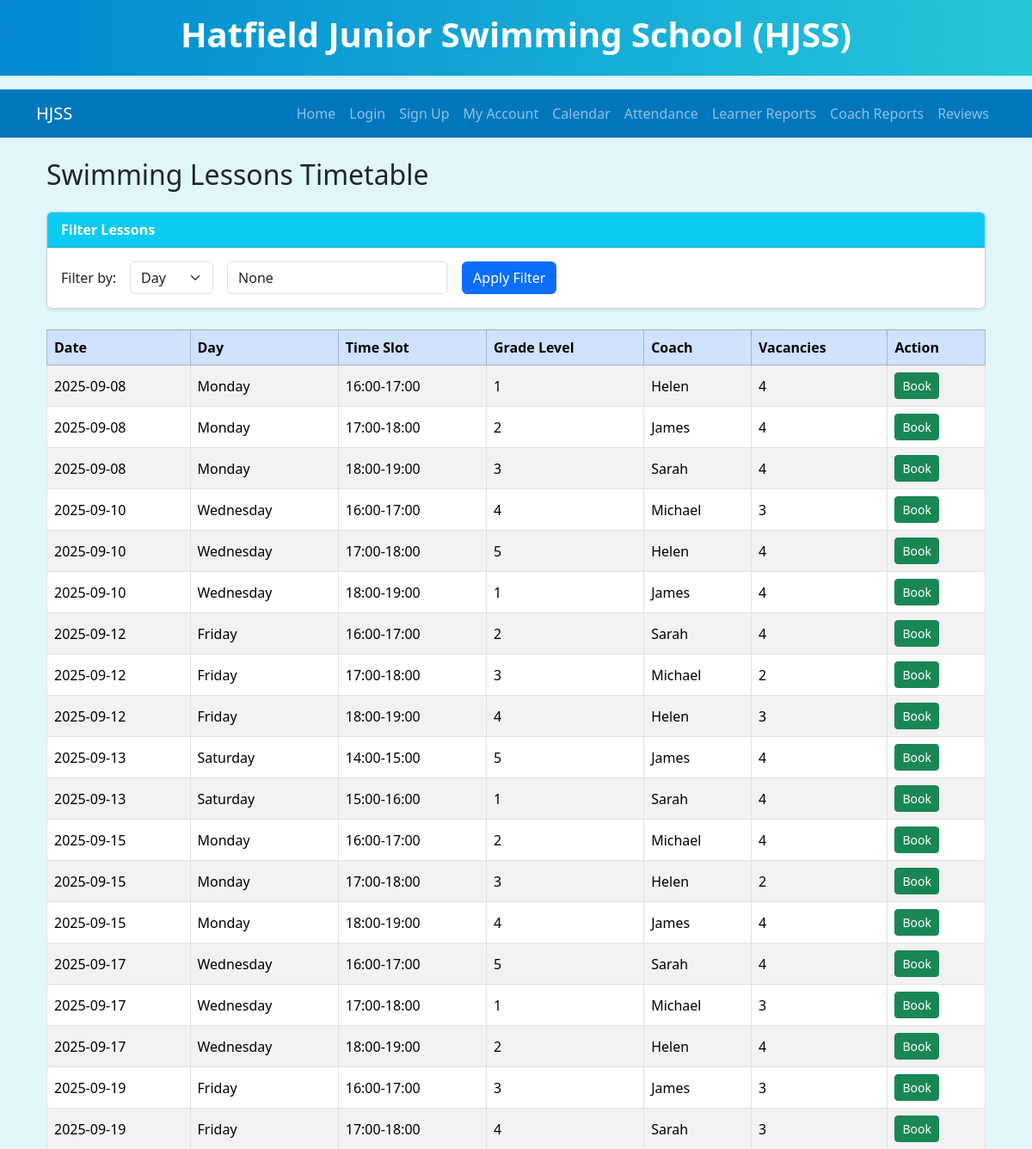
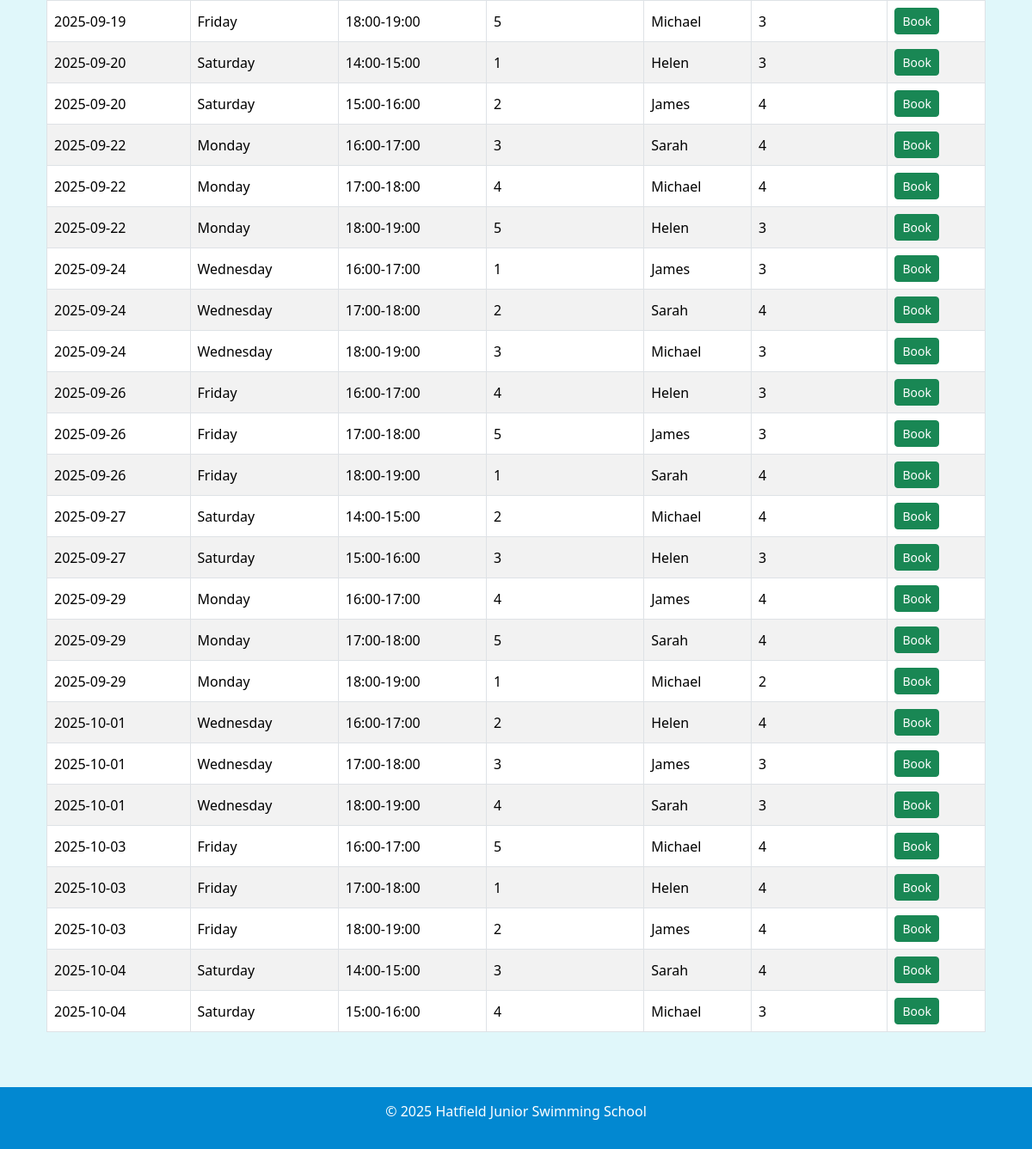
/calendar, run on the app's committed database (2 pictures, top to bottom).
### models.py (models this page shows, shortened)
class Lesson(db.Model):
    id = db.Column(db.Integer, primary_key=True)
    date = db.Column(db.Date, nullable=False)
    day_of_week = db.Column(db.String(10), nullable=False)
    time_slot = db.Column(db.String(10), nullable=False)
    grade_level = db.Column(db.Integer, nullable=False)
    max_capacity = db.Column(db.Integer, default=4)
    coach_id = db.Column(db.Integer, db.ForeignKey('coach.id'), nullable=False)
    coach = db.relationship('Coach', back_populates='lessons')
    bookings = db.relationship('Booking', back_populates='lesson', cascade="all, delete-orphan")
    reviews = db.relationship('Review', back_populates='lesson', cascade="all, delete-orphan")

class Coach(db.Model):
    id = db.Column(db.Integer, primary_key=True)
    name = db.Column(db.String(100), nullable=False)
    lessons = db.relationship('Lesson', back_populates='coach')

### main.py (the view)
@app.route("/calendar")
def calendar():
    filter_type = request.args.get("filter_type")
    filter_value = request.args.get("filter_value")
    query = Lesson.query
    if filter_type == "day" and filter_value:
        query = query.filter_by(day_of_week=filter_value)
    elif filter_type == "grade" and filter_value.isdigit():
        query = query.filter_by(grade_level=int(filter_value))
    elif filter_type == "coach" and filter_value:
        query = query.join(Lesson.coach).filter(Coach.name == filter_value)
    lessons = query.all()
    return render_template(
        "calendar.html",
        lessons=lessons,
        filter_type=filter_type,
        filter_value=filter_value
    )

### templates/calendar.html (shortened to what this page needs)
{% extends "base.html" %}
{% block content %}
<div class="container">
    <h2 class="text-3xl font-bold text-blue-700 mb-4">Swimming Lessons Timetable</h2>
    <div class="card mb-4 shadow-sm">
        <div class="card-header bg-info text-white fw-bold">
            Filter Lessons
        </div>
        <div class="card-body">
            <form method="GET" action="{{ url_for('calendar') }}" class="row g-3 align-items-center">
                <div class="col-auto">
                    <label for="filter_type" class="col-form-label">Filter by:</label>
                </div>
                <div class="col-auto">
                    <select name="filter_type" id="filter_type" class="form-select" required>
                        <option value="day" {% if filter_type == 'day' %}selected{% endif %}>Day</option>
                    </select>
                </div>
                <div class="col-auto">
                    <input type="text" name="filter_value" class="form-control" value="{{ filter_value|default('') }}" placeholder="Enter filter value">
                </div>
                <div class="col-auto">
                    <button type="submit" class="btn btn-primary">Apply Filter</button>
                </div>
            </form>
        </div>
    </div>
    {% if lessons %}
    <div class="table-responsive">
        <table class="table table-striped table-bordered align-middle">
            <thead class="table-primary">
                <tr>
                    <th>Date</th>
                    <th>Day</th>
                    <th>Time Slot</th>
                    <th>Grade Level</th>
                    <th>Coach</th>
                    <th>Vacancies</th>
                    <th>Action</th>
                </tr>
            </thead>
            <tbody>
                {% for lesson in lessons %}
                <tr>
                    <td>{{ lesson.date }}</td>
                    <td>{{ lesson.day_of_week }}</td>
                    <td>{{ lesson.time_slot }}</td>
                    <td>{{ lesson.grade_level }}</td>
                    <td>{{ lesson.coach.name }}</td>
                    <td>{{ lesson.max_capacity - lesson.bookings|length }}</td>
                    <td>
                        {% if lesson.max_capacity - lesson.bookings|length > 0 %}
                        <form method="POST" action="{{ url_for('book_lesson', lesson_id=lesson.id) }}">
                            <button type="submit" class="btn btn-sm btn-success">Book</button>
                        </form>
                        {% else %}
                            <span class="badge bg-danger">Full</span>
                        {% endif %}
                    </td>
                </tr>
                {% endfor %}
            </tbody>
        </table>
    </div>
    {% else %}
    <p class="text-blue-700">No lessons available for the selected filter.</p>
    {% endif %}
</div>
{% endblock %}

### templates/base.html (shortened to what this page needs)
<!DOCTYPE html>
<html lang="en">
<head>
    <link href="https://cdn.jsdelivr.net/npm/bootstrap@5.3.2/dist/css/bootstrap.min.css" rel="stylesheet">
</head>
<body>
    <header class="mb-3">
        <h1>Hatfield Junior Swimming School (HJSS)</h1>
    </header>
    <nav class="navbar navbar-expand-lg navbar-dark navbar-custom mb-4">
        <div class="container">
            <a class="navbar-brand" href="{{ url_for('home') }}">HJSS</a>
            <div class="collapse navbar-collapse" id="navbarNav">
                <ul class="navbar-nav ms-auto">
                    <li class="nav-item"><a class="nav-link" href="{{ url_for('home') }}">Home</a></li>
                    <li class="nav-item"><a class="nav-link" href="{{ url_for('login') }}">Login</a></li>
                    <li class="nav-item"><a class="nav-link" href="{{ url_for('signup') }}">Sign Up</a></li>
                    <li class="nav-item"><a class="nav-link" href="{{ url_for('account') }}">My Account</a></li>
                    <li class="nav-item"><a class="nav-link" href="{{ url_for('calendar') }}">Calendar</a></li>
                    <li class="nav-item"><a class="nav-link" href="{{ url_for('attendance') }}">Attendance</a></li>
                    <li class="nav-item"><a class="nav-link" href="{{ url_for('learner_report') }}">Learner Reports</a></li>
                    <li class="nav-item"><a class="nav-link" href="{{ url_for('coach_report') }}">Coach Reports</a></li>
                    <li class="nav-item"><a class="nav-link" href="{{ url_for('lesson_reviews') }}">Reviews</a></li>
                </ul>
            </div>
        </div>
    </nav>
    <main class="container mb-5">
        {% block content %}
        {% endblock %}
    </main>
    <footer>
        <p>&copy; 2025 Hatfield Junior Swimming School</p>
    </footer>
</body>
</html>

### templates/base.html (style rules this page uses)
body { background: #e0f7fa; }
header { background: linear-gradient(90deg, #0288d1, #26c6da); color: white; padding: 1rem 0; }
header h1 { font-weight: bold; text-align: center; }
.navbar-custom { background-color: #0277bd; }
footer { background-color: #0288d1; color: white; padding: 1rem 0; text-align: center; }

### data on the page
Lesson: date "2025-09-08", day_of_week "Monday", time_slot "16:00-17:00", grade_level "1", coach.name "Helen", max_capacity "4"
Lesson: date "2025-09-08", day_of_week "Monday", time_slot "17:00-18:00", grade_level "2", coach.name "James", max_capacity "4"
Lesson: date "2025-09-08", day_of_week "Monday", time_slot "18:00-19:00", grade_level "3", coach.name "Sarah", max_capacity "4"
Lesson: date "2025-09-10", day_of_week "Wednesday", time_slot "16:00-17:00", grade_level "4", coach.name "Michael", max_capacity "3"
Lesson: date "2025-09-10", day_of_week "Wednesday", time_slot "17:00-18:00", grade_level "5", coach.name "Helen", max_capacity "4"
Lesson: date "2025-09-10", day_of_week "Wednesday", time_slot "18:00-19:00", grade_level "1", coach.name "James", max_capacity "4"
Lesson: date "2025-09-12", day_of_week "Friday", time_slot "16:00-17:00", grade_level "2", coach.name "Sarah", max_capacity "4"
Lesson: date "2025-09-12", day_of_week "Friday", time_slot "17:00-18:00", grade_level "3", coach.name "Michael", max_capacity "2"
Lesson: date "2025-09-12", day_of_week "Friday", time_slot "18:00-19:00", grade_level "4", coach.name "Helen", max_capacity "3"
Lesson: date "2025-09-13", day_of_week "Saturday", time_slot "14:00-15:00", grade_level "5", coach.name "James", max_capacity "4"
Lesson: date "2025-09-13", day_of_week "Saturday", time_slot "15:00-16:00", grade_level "1", coach.name "Sarah", max_capacity "4"
Lesson: date "2025-09-15", day_of_week "Monday", time_slot "16:00-17:00", grade_level "2", coach.name "Michael", max_capacity "4"
Lesson: date "2025-09-15", day_of_week "Monday", time_slot "17:00-18:00", grade_level "3", coach.name "Helen", max_capacity "2"
Lesson: date "2025-09-15", day_of_week "Monday", time_slot "18:00-19:00", grade_level "4", coach.name "James", max_capacity "4"
Lesson: date "2025-09-17", day_of_week "Wednesday", time_slot "16:00-17:00", grade_level "5", coach.name "Sarah", max_capacity "4"
Lesson: date "2025-09-17", day_of_week "Wednesday", time_slot "17:00-18:00", grade_level "1", coach.name "Michael", max_capacity "3"
Lesson: date "2025-09-17", day_of_week "Wednesday", time_slot "18:00-19:00", grade_level "2", coach.name "Helen", max_capacity "4"
Lesson: date "2025-09-19", day_of_week "Friday", time_slot "16:00-17:00", grade_level "3", coach.name "James", max_capacity "3"
Lesson: date "2025-09-19", day_of_week "Friday", time_slot "17:00-18:00", grade_level "4", coach.name "Sarah", max_capacity "3"
Lesson: date "2025-09-19", day_of_week "Friday", time_slot "18:00-19:00", grade_level "5", coach.name "Michael", max_capacity "3"
Lesson: date "2025-09-20", day_of_week "Saturday", time_slot "14:00-15:00", grade_level "1", coach.name "Helen", max_capacity "3"
Lesson: date "2025-09-20", day_of_week "Saturday", time_slot "15:00-16:00", grade_level "2", coach.name "James", max_capacity "4"
Lesson: date "2025-09-22", day_of_week "Monday", time_slot "16:00-17:00", grade_level "3", coach.name "Sarah", max_capacity "4"
Lesson: date "2025-09-22", day_of_week "Monday", time_slot "17:00-18:00", grade_level "4", coach.name "Michael", max_capacity "4"
Lesson: date "2025-09-22", day_of_week "Monday", time_slot "18:00-19:00", grade_level "5", coach.name "Helen", max_capacity "3"
Lesson: date "2025-09-24", day_of_week "Wednesday", time_slot "16:00-17:00", grade_level "1", coach.name "James", max_capacity "3"
Lesson: date "2025-09-24", day_of_week "Wednesday", time_slot "17:00-18:00", grade_level "2", coach.name "Sarah", max_capacity "4"
Lesson: date "2025-09-24", day_of_week "Wednesday", time_slot "18:00-19:00", grade_level "3", coach.name "Michael", max_capacity "3"
Lesson: date "2025-09-26", day_of_week "Friday", time_slot "16:00-17:00", grade_level "4", coach.name "Helen", max_capacity "3"
Lesson: date "2025-09-26", day_of_week "Friday", time_slot "17:00-18:00", grade_level "5", coach.name "James", max_capacity "3"
Lesson: date "2025-09-26", day_of_week "Friday", time_slot "18:00-19:00", grade_level "1", coach.name "Sarah", max_capacity "4"
Lesson: date "2025-09-27", day_of_week "Saturday", time_slot "14:00-15:00", grade_level "2", coach.name "Michael", max_capacity "4"
Lesson: date "2025-09-27", day_of_week "Saturday", time_slot "15:00-16:00", grade_level "3", coach.name "Helen", max_capacity "3"
Lesson: date "2025-09-29", day_of_week "Monday", time_slot "16:00-17:00", grade_level "4", coach.name "James", max_capacity "4"
Lesson: date "2025-09-29", day_of_week "Monday", time_slot "17:00-18:00", grade_level "5", coach.name "Sarah", max_capacity "4"
Lesson: date "2025-09-29", day_of_week "Monday", time_slot "18:00-19:00", grade_level "1", coach.name "Michael", max_capacity "2"
Lesson: date "2025-10-01", day_of_week "Wednesday", time_slot "16:00-17:00", grade_level "2", coach.name "Helen", max_capacity "4"
Lesson: date "2025-10-01", day_of_week "Wednesday", time_slot "17:00-18:00", grade_level "3", coach.name "James", max_capacity "3"
Lesson: date "2025-10-01", day_of_week "Wednesday", time_slot "18:00-19:00", grade_level "4", coach.name "Sarah", max_capacity "3"
Lesson: date "2025-10-03", day_of_week "Friday", time_slot "16:00-17:00", grade_level "5", coach.name "Michael", max_capacity "4"
Lesson: date "2025-10-03", day_of_week "Friday", time_slot "17:00-18:00", grade_level "1", coach.name "Helen", max_capacity "4"
Lesson: date "2025-10-03", day_of_week "Friday", time_slot "18:00-19:00", grade_level "2", coach.name "James", max_capacity "4"
Lesson: date "2025-10-04", day_of_week "Saturday", time_slot "14:00-15:00", grade_level "3", coach.name "Sarah", max_capacity "4"
Lesson: date "2025-10-04", day_of_week "Saturday", time_slot "15:00-16:00", grade_level "4", coach.name "Michael", max_capacity "3"
